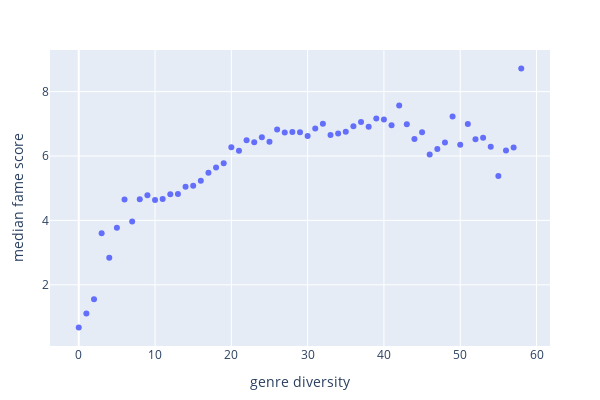

Notebook code for this chart:
### Code cell
fig = px.scatter(x=mean_genre[mean_genre['fameScore']['count']>100].index, 
             y=mean_genre[mean_genre['fameScore']['count']>100]['fameScore']['median'], 
            #  error_y=mean_fame_diversity['fameScore']['std'],
             labels={'y': 'Mean Value'})

# Reshape the figure by updating layout parameters
fig.update_layout(
    width=600,  # Set the width of the figure
    height=400,  # Set the height of the figure
    title='',  # Update the title
    xaxis_title='genre diversity',  # Update the X-axis label
    yaxis_title='median fame score',  # Update the Y-axis label
    margin=dict(l=50, r=50, b=50, t=50),  # Adjust margins if needed
)


fig.show()

### Figure 1 — Plotly figure (JSON) as saved in the notebook; plotly's stock layout.template omitted (floating-point values rounded to 4 significant figures)
{"data": [{"hovertemplate": "x=%{x}<br>Mean Value=%{y}<extra></extra>", "legendgroup": "", "marker": {"color": "#636efa", "symbol": "circle"}, "mode": "markers", "name": "", "orientation": "v", "showlegend": false, "type": "scatter", "x": [0, 1, 2, 3, 4, 5, 6, 7, 8, 9, 10, 11, 12, 13, 14, 15, 16, 17, 18, 19, 20, 21, 22, 23, 24, 25, 26, 27, 28, 29, 30, 31, 32, 33, 34, 35, 36, 37, 38, 39, 40, 41, 42, 43, 44, 45, 46, 47, 48, 49, 50, 51, 52, 53, 54, 55, 56, 57, 58], "xaxis": "x", "y": [0.6756, 1.107, 1.555, 3.6, 2.837, 3.769, 4.649, 3.97, 4.653, 4.784, 4.63, 4.668, 4.808, 4.822, 5.043, 5.074, 5.232, 5.477, 5.645, 5.775, 6.271, 6.16, 6.49, 6.431, 6.58, 6.44, 6.824, 6.733, 6.743, 6.738, 6.621, 6.855, 6.999, 6.653, 6.699, 6.756, 6.922, 7.058, 6.909, 7.167, 7.134, 6.954, 7.568, 6.989, 6.53, 6.736, 6.047, 6.221, 6.416, 7.224, 6.35, 6.995, 6.517, 6.567, 6.287, 5.382, 6.174, 6.266, 8.716], "yaxis": "y"}], "layout": {"height": 400, "legend": {"tracegroupgap": 0}, "margin": {"b": 50, "l": 50, "r": 50, "t": 50}, "title": {"text": ""}, "width": 600, "xaxis": {"anchor": "y", "domain": [0, 1], "title": {"text": "genre diversity"}}, "yaxis": {"anchor": "x", "domain": [0, 1], "title": {"text": "median fame score"}}}}
